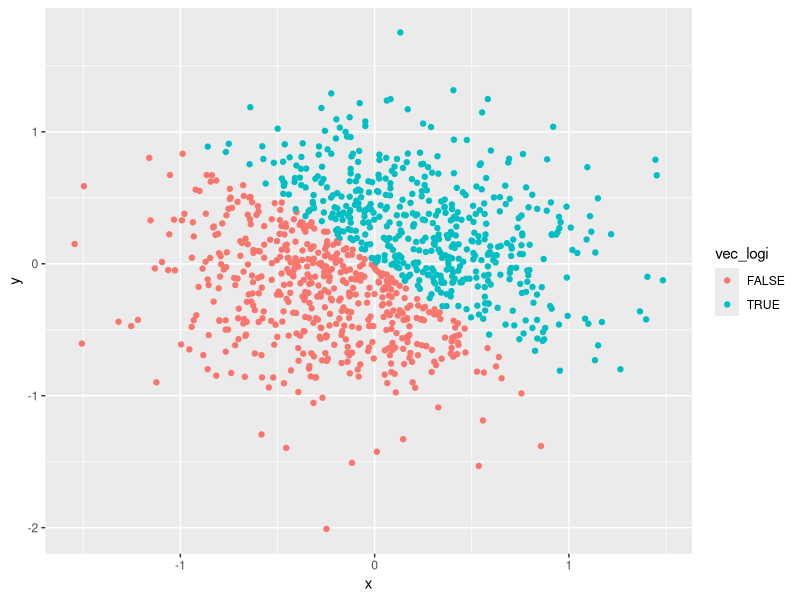
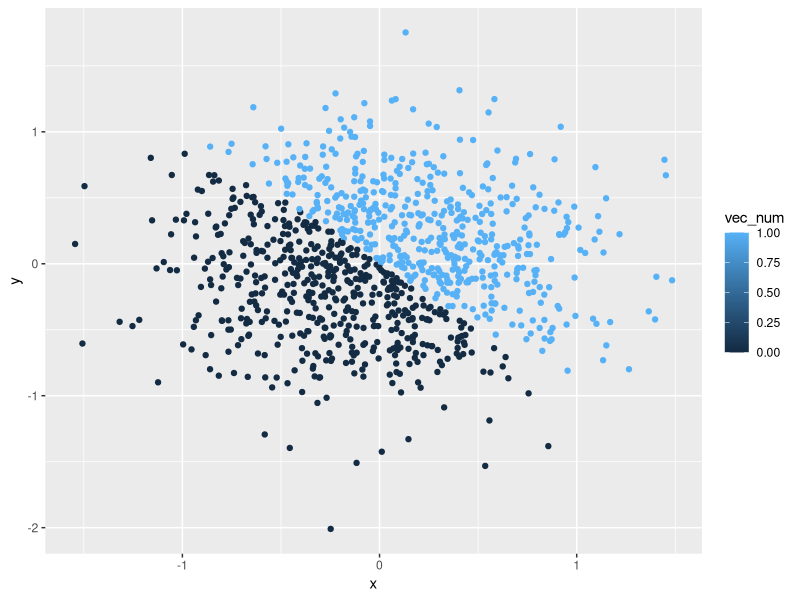
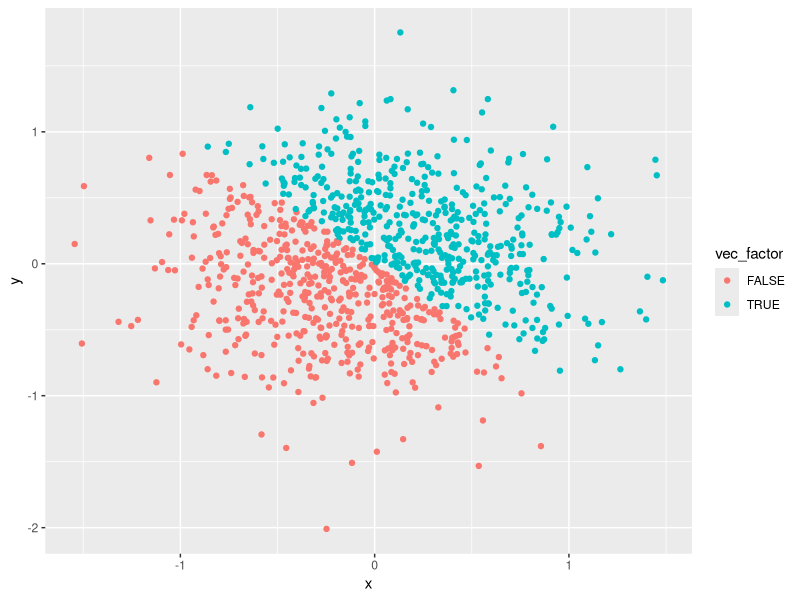

These figures' R source, in order:
## ---- chunk 1
library(tidyverse)
## ---- chunk 2
prob1_df = tibble(
  unif_sample = runif(10, min =0, max = 5),
  logi_sample = unif_sample > 2,
  chara_sample = as.character(logi_sample),
  factor_sample = factor(chara_sample)
)
## ---- chunk 3
prob2_df = tibble(
  x = rnorm(1000, sd = .5),
  y = rnorm(1000, sd = .5),    
  vec_logi = x+y > 0,
  vec_num = as.numeric(vec_logi),
  vec_factor = as.factor(vec_logi)
)

## Scatter plot of x and y, color using logical vector
ggplot(prob2_df, aes(x = x, y = y, color = vec_logi)) + geom_point()

## Scatter plot of x and y, color using numerical vector
ggplot(prob2_df, aes(x = x, y = y, color = vec_num)) + geom_point()

## Scatter plot of x and y, color using factor vector
ggplot(prob2_df, aes(x = x, y = y, color = vec_factor)) + geom_point()
